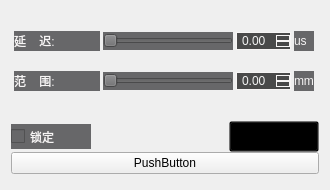
        <widget class="QWidget" name="widgetProbeParam" native="true">
         <property name="sizePolicy">
          <sizepolicy hsizetype="Preferred" vsizetype="Expanding">
           <horstretch>0</horstretch>
           <verstretch>0</verstretch>
          </sizepolicy>
         </property>
         <property name="minimumSize">
          <size>
           <width>330</width>
           <height>150</height>
          </size>
         </property>
         <property name="maximumSize">
          <size>
           <width>330</width>
           <height>1000</height>
          </size>
         </property>
         <property name="styleSheet">
          <string notr="true">QWidget#widgetProbeParam{
background:rgb(103,103,105);
border:5px solid rgb(73,73,73);
}</string>
         </property>
         <layout class="QGridLayout" name="gridLayout_14">
          <item row="0" column="0">
           <layout class="QGridLayout" name="gridLayout_6">
            <property name="spacing">
             <number>0</number>
            </property>
            <item row="2" column="0">
             <spacer name="verticalSpacer_8">
              <property name="orientation">
               <enum>Qt::Vertical</enum>
              </property>
              <property name="sizeType">
               <enum>QSizePolicy::Fixed</enum>
              </property>
              <property name="sizeHint" stdset="0">
               <size>
                <width>20</width>
                <height>20</height>
               </size>
              </property>
             </spacer>
            </item>
            <item row="3" column="0">
             <layout class="QHBoxLayout" name="horizontalLayout_9">
              <item>
               <widget class="QLabel" name="label_29">
                <property name="minimumSize">
                 <size>
                  <width>86</width>
                  <height>20</height>
                 </size>
                </property>
                <property name="maximumSize">
                 <size>
                  <width>86</width>
                  <height>20</height>
                 </size>
                </property>
                <property name="styleSheet">
                 <string notr="true">font: 15pt &quot;新宋体&quot;;
color: rgb(247, 245, 245);
background:rgb(103,103,105);</string>
                </property>
                <property name="text">
                 <string>范    围:</string>
                </property>
               </widget>
              </item>
              <item>
               <widget class="QSlider" name="horizontalSliderXRange">
                <property name="sizePolicy">
                 <sizepolicy hsizetype="Expanding" vsizetype="Preferred">
                  <horstretch>0</horstretch>
                  <verstretch>0</verstretch>
                 </sizepolicy>
                </property>
                <property name="minimumSize">
                 <size>
                  <width>130</width>
                  <height>18</height>
                 </size>
                </property>
                <property name="maximumSize">
                 <size>
                  <width>130</width>
                  <height>18</height>
                 </size>
                </property>
                <property name="styleSheet">
                 <string notr="true">QSlider::groove{
border-image: url(:/image/AScanResources/huaganxiaceng.png);
top: 5px;bottom:5px;
}
QSlider::handle{
width: 20px;
left:-2px;
right:-3px;
top: -8px;
bottom: -6px;
border-image: url(:/image/AScanResources/huangananniu.png);
}
QSlider::sub-page{
border-image: url(:/image/AScanResources/huaganshangceng.png);
top: 12px;bottom: 12px;
} 
QSlider{
background:rgb(103,103,105);
}</string>
                </property>
                <property name="orientation">
                 <enum>Qt::Horizontal</enum>
                </property>
               </widget>
              </item>
              <item>
               <widget class="QDoubleSpinBox" name="spinBoxXRange">
                <property name="minimumSize">
                 <size>
                  <width>55</width>
                  <height>18</height>
                 </size>
                </property>
                <property name="maximumSize">
                 <size>
                  <width>55</width>
                  <height>18</height>
                 </size>
                </property>
                <property name="styleSheet">
                 <string notr="true">QDoubleSpinBox{
font: 75 8pt &quot;Times New Roman&quot;;
color: rgb(244, 244, 244);
background-color: rgb(73, 73, 73);
}
QDoubleSpinBox {
border: 1px solid rgb(247, 245, 245); 
padding: 1px 1px 1px 3px;
}
QDoubleSpinBox::up-button {
border: 1px solid rgb(247, 245, 245); 
}
QDoubleSpinBox::up-arrow {
image: url(:/image/AScanResources/jiantou_up.jpg);
width: 6px;
height: 6px;
}
QDoubleSpinBox::down-button {
border: 1px solid rgb(247, 245, 245); 
}
QDoubleSpinBox::down-arrow {
image: url(:/image/AScanResources/jiantou_down.jpg);
width: 6px;
height: 6px;
}
</string>
                </property>
               </widget>
              </item>
              <item>
               <widget class="QLabel" name="label_30">
                <property name="sizePolicy">
                 <sizepolicy hsizetype="Fixed" vsizetype="Fixed">
                  <horstretch>0</horstretch>
                  <verstretch>0</verstretch>
                 </sizepolicy>
                </property>
                <property name="minimumSize">
                 <size>
                  <width>20</width>
                  <height>20</height>
                 </size>
                </property>
                <property name="maximumSize">
                 <size>
                  <width>20</width>
                  <height>20</height>
                 </size>
                </property>
                <property name="styleSheet">
                 <string notr="true">font: 15pt &quot;新宋体&quot;;
color: rgb(247, 245, 245);
background:rgb(103,103,105);</string>
                </property>
                <property name="text">
                 <string>mm</string>
                </property>
               </widget>
              </item>
             </layout>
            </item>
            <item row="1" column="0">
             <layout class="QHBoxLayout" name="horizontalLayout_8">
              <item>
               <widget class="QLabel" name="label_27">
                <property name="minimumSize">
                 <size>
                  <width>86</width>
                  <height>20</height>
                 </size>
                </property>
                <property name="maximumSize">
                 <size>
                  <width>86</width>
                  <height>20</height>
                 </size>
                </property>
                <property name="styleSheet">
                 <string notr="true">font: 15pt &quot;新宋体&quot;;
color: rgb(247, 245, 245);
background:rgb(103,103,105);</string>
                </property>
                <property name="text">
                 <string>延    迟:</string>
                </property>
               </widget>
              </item>
              <item>
               <widget class="QSlider" name="horizontalSliderDelay">
                <property name="sizePolicy">
                 <sizepolicy hsizetype="Expanding" vsizetype="Preferred">
                  <horstretch>0</horstretch>
                  <verstretch>0</verstretch>
                 </sizepolicy>
                </property>
                <property name="minimumSize">
                 <size>
                  <width>130</width>
                  <height>18</height>
                 </size>
                </property>
                <property name="maximumSize">
                 <size>
                  <width>130</width>
                  <height>18</height>
                 </size>
                </property>
                <property name="styleSheet">
                 <string notr="true">QSlider::groove{
border-image: url(:/image/AScanResources/huaganxiaceng.png);
top: 5px;bottom:5px;
}
QSlider::handle{
width: 20px;
left:-2px;
right:-3px;
top: -8px;
bottom: -6px;
border-image: url(:/image/AScanResources/huangananniu.png);
}
QSlider::sub-page{
border-image: url(:/image/AScanResources/huaganshangceng.png);
top: 12px;bottom: 12px;
} 
QSlider{
background:rgb(103,103,105);
}</string>
                </property>
                <property name="orientation">
                 <enum>Qt::Horizontal</enum>
                </property>
               </widget>
              </item>
              <item>
               <widget class="QDoubleSpinBox" name="spinBoxDelay">
                <property name="minimumSize">
                 <size>
                  <width>55</width>
                  <height>18</height>
                 </size>
                </property>
                <property name="maximumSize">
                 <size>
                  <width>55</width>
                  <height>18</height>
                 </size>
                </property>
                <property name="styleSheet">
                 <string notr="true">QDoubleSpinBox{
font: 75 8pt &quot;Times New Roman&quot;;
color: rgb(244, 244, 244);
background-color: rgb(73, 73, 73);
}
QDoubleSpinBox {
border: 1px solid rgb(247, 245, 245); 
padding: 1px 1px 1px 3px;
}
QDoubleSpinBox::up-button {
border: 1px solid rgb(247, 245, 245); 
}
QDoubleSpinBox::up-arrow {
image: url(:/image/AScanResources/jiantou_up.jpg);
width: 6px;
height: 6px;
}
QDoubleSpinBox::down-button {
border: 1px solid rgb(247, 245, 245); 
}
QDoubleSpinBox::down-arrow {
image: url(:/image/AScanResources/jiantou_down.jpg);
width: 6px;
height: 6px;
}
</string>
                </property>
               </widget>
              </item>
              <item>
               <widget class="QLabel" name="label_28">
                <property name="sizePolicy">
                 <sizepolicy hsizetype="Fixed" vsizetype="Fixed">
                  <horstretch>0</horstretch>
                  <verstretch>0</verstretch>
                 </sizepolicy>
                </property>
                <property name="minimumSize">
                 <size>
                  <width>20</width>
                  <height>20</height>
                 </size>
                </property>
                <property name="maximumSize">
                 <size>
                  <width>20</width>
                  <height>20</height>
                 </size>
                </property>
                <property name="styleSheet">
                 <string notr="true">font: 15pt &quot;新宋体&quot;;
color: rgb(247, 245, 245);
background:rgb(103,103,105);</string>
                </property>
                <property name="text">
                 <string>us</string>
                </property>
               </widget>
              </item>
             </layout>
            </item>
            <item row="4" column="0">
             <spacer name="verticalSpacer_2">
              <property name="orientation">
               <enum>Qt::Vertical</enum>
              </property>
              <property name="sizeType">
               <enum>QSizePolicy::Fixed</enum>
              </property>
              <property name="sizeHint" stdset="0">
               <size>
                <width>20</width>
                <height>30</height>
               </size>
              </property>
             </spacer>
            </item>
            <item row="7" column="0">
             <spacer name="verticalSpacer_9">
              <property name="orientation">
               <enum>Qt::Vertical</enum>
              </property>
              <property name="sizeType">
               <enum>QSizePolicy::Expanding</enum>
              </property>
              <property name="sizeHint" stdset="0">
               <size>
                <width>20</width>
                <height>5</height>
               </size>
              </property>
             </spacer>
            </item>
            <item row="0" column="0">
             <spacer name="verticalSpacer_6">
              <property name="orientation">
               <enum>Qt::Vertical</enum>
              </property>
              <property name="sizeType">
               <enum>QSizePolicy::Fixed</enum>
              </property>
              <property name="sizeHint" stdset="0">
               <size>
                <width>20</width>
                <height>20</height>
               </size>
              </property>
             </spacer>
            </item>
            <item row="5" column="0">
             <layout class="QHBoxLayout" name="horizontalLayout_12">
              <item>
               <widget class="QCheckBox" name="checkBoxLock">
                <property name="sizePolicy">
                 <sizepolicy hsizetype="Expanding" vsizetype="Expanding">
                  <horstretch>0</horstretch>
                  <verstretch>0</verstretch>
                 </sizepolicy>
                </property>
                <property name="minimumSize">
                 <size>
                  <width>80</width>
                  <height>25</height>
                 </size>
                </property>
                <property name="maximumSize">
                 <size>
                  <width>80</width>
                  <height>25</height>
                 </size>
                </property>
                <property name="styleSheet">
                 <string notr="true">QCheckBox::indicator:unchecked{
width: 20px;
height: 20px; 
image: url(:/image/AScanResources/fangkuang_noselect.png);
}
QCheckBox::indicator:checked{
width: 20px;
height: 20px;
image: url(:/image/AScanResources/fangkuang_select.png);
}
QCheckBox{
font: 15pt &quot;新宋体&quot;;
color: rgb(247, 245, 245);
background:rgb(103,103,105);
}
</string>
                </property>
                <property name="text">
                 <string>锁定</string>
                </property>
               </widget>
              </item>
              <item>
               <spacer name="horizontalSpacer_3">
                <property name="orientation">
                 <enum>Qt::Horizontal</enum>
                </property>
                <property name="sizeType">
                 <enum>QSizePolicy::Preferred</enum>
                </property>
                <property name="sizeHint" stdset="0">
                 <size>
                  <width>208</width>
                  <height>20</height>
                 </size>
                </property>
               </spacer>
              </item>
              <item>
               <widget class="QPushButton" name="pushButtonAScanSave">
                <property name="minimumSize">
                 <size>
                  <width>90</width>
                  <height>31</height>
                 </size>
                </property>
                <property name="maximumSize">
                 <size>
                  <width>90</width>
                  <height>31</height>
                 </size>
                </property>
                <property name="styleSheet">
                 <string notr="true">QPushButton{
image: url(:/image/AScanResources/baocun_noselect.png);
background-color: transparent;
}
QPushButton::hover{
border-image: url(:/image/AScanResources/baocun_noselect.png);
}
QPushButton::pressed{
image: url(:/image/AScanResources/baocun_select.png);
}</string>
                </property>
                <property name="text">
                 <string/>
                </property>
               </widget>
              </item>
             </layout>
            </item>
            <item row="6" column="0">
             <widget class="QPushButton" name="pushButton">
              <property name="text">
               <string>PushButton</string>
              </property>
             </widget>
            </item>
           </layout>
          </item>
         </layout>
        </widget>
